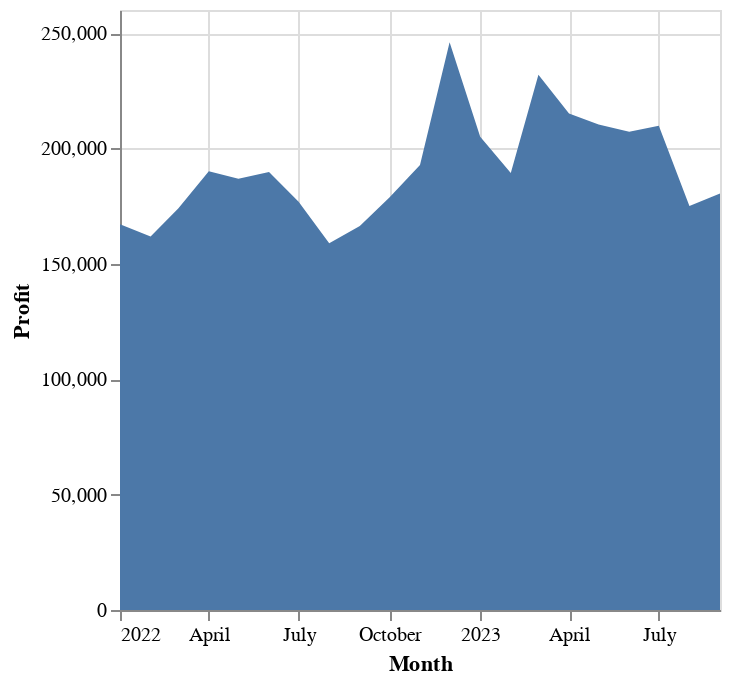

Notebook code cell kept with this figure:
### Code cell
#| title: Monthly Profit
alt.Chart(monthly_summary.collect()).mark_area().encode(
    x=alt.X("Start_Month:T", title="Month"),
    y=alt.Y("Monthly_Profit:Q", scale=alt.Scale(zero=False), title="Profit")
)

### Figure 1 — Vega-Lite specification as saved in the notebook (floating-point values rounded to 4 significant figures)
{"config": {"view": {"continuousWidth": 300, "continuousHeight": 300}}, "data": {"name": "data-d45f844a37f27129535ff1ce8cc90a19"}, "mark": {"type": "area"}, "encoding": {"x": {"field": "Start_Month", "title": "Month", "type": "temporal"}, "y": {"field": "Monthly_Profit", "scale": {"zero": false}, "title": "Profit", "type": "quantitative"}}, "$schema": "https://vega.github.io/schema/vega-lite/v6.1.0.json", "datasets": {"data-d45f844a37f27129535ff1ce8cc90a19": [{"Start_Month": "2022-02-01T00:00:00", "Monthly_Orders": 28651, "Monthly_Revenue": 541400.0, "Monthly_Profit": 161900.0}, {"Start_Month": "2022-04-01T00:00:00", "Monthly_Orders": 35716, "Monthly_Revenue": 681100.0, "Monthly_Profit": 190100.0}, {"Start_Month": "2023-07-01T00:00:00", "Monthly_Orders": 48508, "Monthly_Revenue": 828300.0, "Monthly_Profit": 209800.0}, {"Start_Month": "2022-07-01T00:00:00", "Monthly_Orders": 34915, "Monthly_Revenue": 556000.0, "Monthly_Profit": 176900.0}, {"Start_Month": "2023-06-01T00:00:00", "Monthly_Orders": 48421, "Monthly_Revenue": 808300.0, "Monthly_Profit": 207200.0}, {"Start_Month": "2022-10-01T00:00:00", "Monthly_Orders": 36451, "Monthly_Revenue": 623900.0, "Monthly_Profit": 178800.0}, {"Start_Month": "2023-08-01T00:00:00", "Monthly_Orders": 40579, "Monthly_Revenue": 660900.0, "Monthly_Profit": 175000.0}, {"Start_Month": "2022-11-01T00:00:00", "Monthly_Orders": 38959, "Monthly_Revenue": 661300.0, "Monthly_Profit": 192900.0}, {"Start_Month": "2022-12-01T00:00:00", "Monthly_Orders": 48380, "Monthly_Revenue": 877200.0, "Monthly_Profit": 246100.0}, {"Start_Month": "2022-01-01T00:00:00", "Monthly_Orders": 29547, "Monthly_Revenue": 542600.0, "Monthly_Profit": 167100.0}, {"Start_Month": "2022-03-01T00:00:00", "Monthly_Orders": 31376, "Monthly_Revenue": 589500.0, "Monthly_Profit": 174000.0}, {"Start_Month": "2023-09-01T00:00:00", "Monthly_Orders": 41830, "Monthly_Revenue": 658200.0, "Monthly_Profit": 180400.0}, {"Start_Month": "2022-05-01T00:00:00", "Monthly_Orders": 37064, "Monthly_Revenue": 672400.0, "Monthly_Profit": 186900.0}, {"Start_Month": "2023-03-01T00:00:00", "Monthly_Orders": 49818, "Monthly_Revenue": 883500.0, "Monthly_Profit": 231900.0}, {"Start_Month": "2023-01-01T00:00:00", "Monthly_Orders": 42418, "Monthly_Revenue": 747200.0, "Monthly_Profit": 205100.0}, {"Start_Month": "2022-06-01T00:00:00", "Monthly_Orders": 35515, "Monthly_Revenue": 662000.0, "Monthly_Profit": 189800.0}, {"Start_Month": "2023-05-01T00:00:00", "Monthly_Orders": 48642, "Monthly_Revenue": 825300.0, "Monthly_Profit": 210300.0}, {"Start_Month": "2022-08-01T00:00:00", "Monthly_Orders": 31304, "Monthly_Revenue": 489400.0, "Monthly_Profit": 158900.0}, {"Start_Month": "2022-09-01T00:00:00", "Monthly_Orders": 32967, "Monthly_Revenue": 585800.0, "Monthly_Profit": 166400.0}, {"Start_Month": "2023-04-01T00:00:00", "Monthly_Orders": 47768, "Monthly_Revenue": 827700.0, "Monthly_Profit": 215100.0}, {"Start_Month": "2023-02-01T00:00:00", "Monthly_Orders": 40433, "Monthly_Revenue": 722600.0, "Monthly_Profit": 189300.0}]}}
